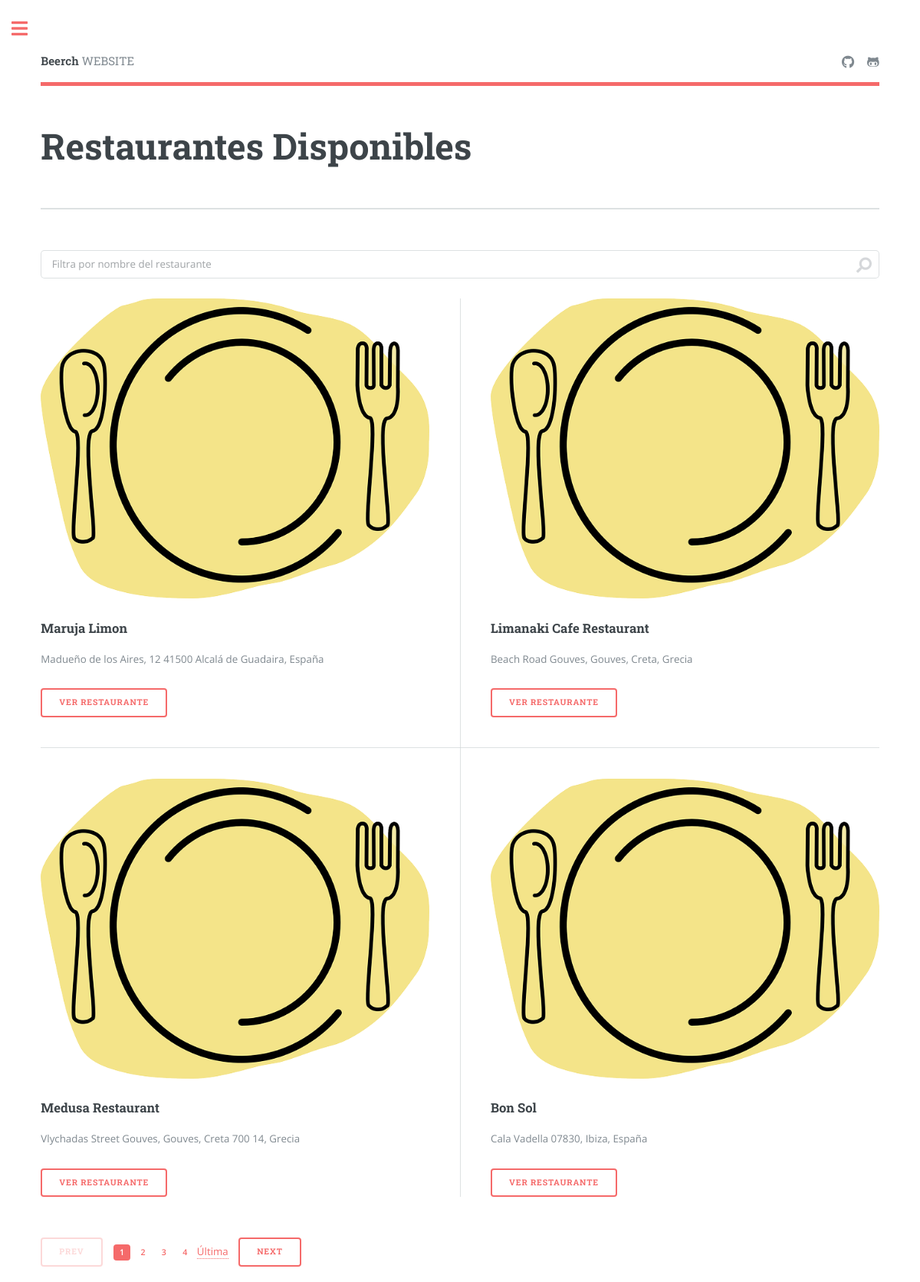
The app's page /restaurants, older data.
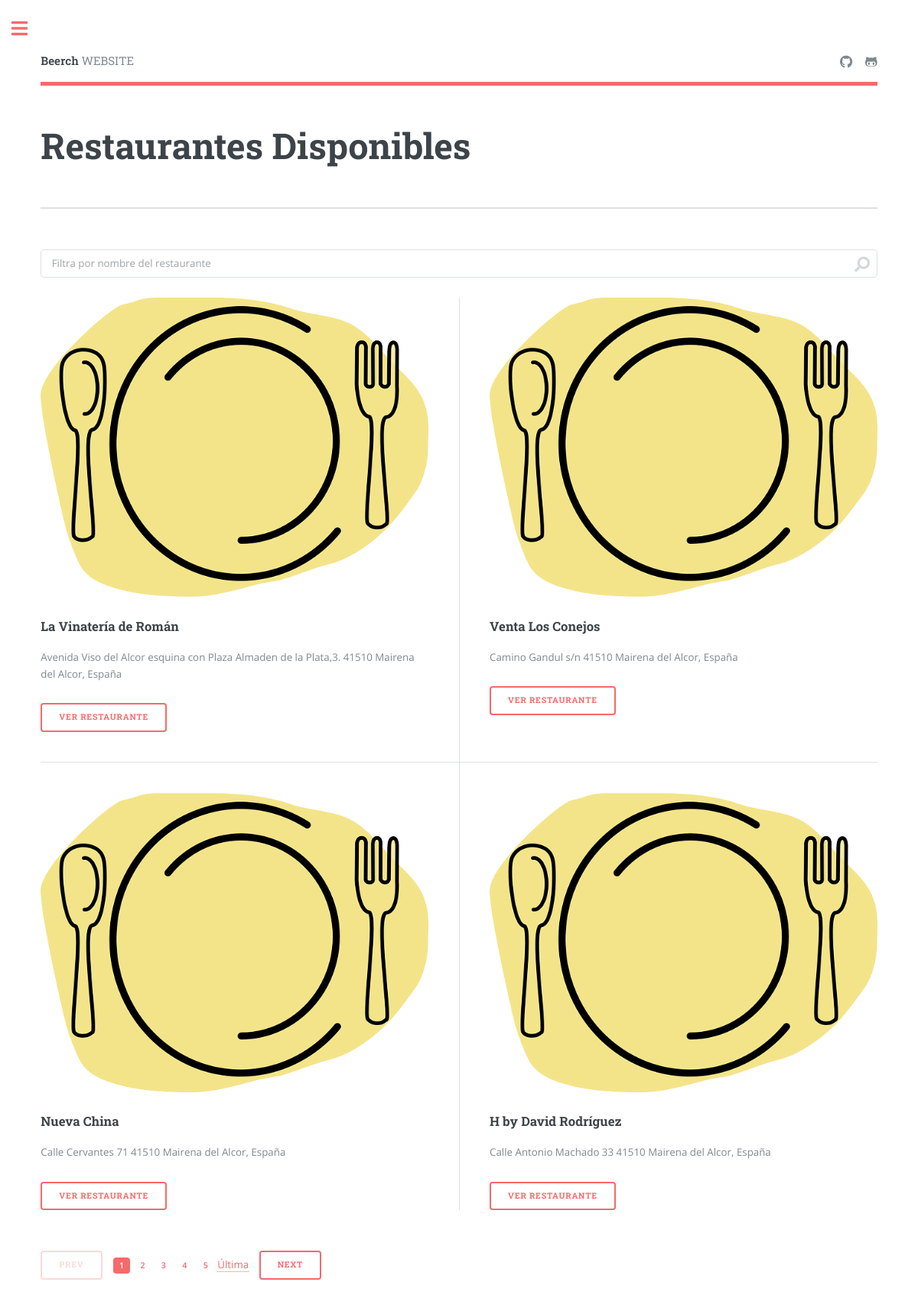
The same page, newer data.
### myapp/models.py (models this page shows, shortened)
class Restaurant(models.Model):
    name = models.CharField(max_length=100)
    town = models.CharField(max_length=100)
    address = models.CharField(max_length=100)
    phone = models.CharField(max_length=100)
    special_diets = models.CharField(max_length=100)
    link = models.URLField(max_length=200,default='https://www.tripadvisor.es')
    categories = models.ManyToManyField(Category)

### myapp/views.py (the view)
# urls.py: path('restaurants', myapp_view.restaurants),
def restaurants(request):
    data = request.POST.get('nameRestaurant', False)
    if data:
        restaurant_list = Restaurant.objects.filter(name__icontains=data)
    else:
        restaurant_list = Restaurant.objects.all()
    page = request.GET.get('page', 1)
    paginator = Paginator(restaurant_list, 4)
    try:
        restaurants = paginator.page(page)
    except PageNotAnInteger:
        restaurants = paginator.page(1)
    except EmptyPage:
        restaurants = paginator.page(paginator.num_pages)
    if data != '':
        placeholder = data
    else:
        placeholder = 'Filtra por nombre del restaurante'
    return render(request, 'restaurants.html', { 'restaurants': restaurants, 'placeholder': placeholder })

### templates/restaurants.html (shortened to what this page needs)
{% load static %}
<!DOCTYPE HTML>
<html>
	<head>
		<link rel="stylesheet" href="{% static 'login_true/css/main.css' %}" />
	</head>
	<body class="is-preload">
			<div id="wrapper">
					<div id="main">
						<div class="inner">
								<header id="header">
									<a href="/" class="logo">
										<strong>Beerch</strong>
										WEBSITE
									</a>
									<ul class="icons">
										<li><a target="blank" href="https://github.com/alvar017" class="icon brands fa-github"><span class="label">GitHub Alvaro</span></a></li>
										<li><a target="blank" href="https://github.com/antoniosp7" class="icon brands fa-github-alt"><span class="label">GitHub Antonio</span></a></li>
									</ul>
								</header>
								<section id="banner">
									<div class="content">
										<header>
											<h1>Restaurantes Disponibles</h1>
										</header>
									</div>
								</section>
								<section>
								<section id="search" class="alt">
									<form method="post" action="restaurants">
										{% if placeholder %}
											<input type="text" name="nameRestaurant" id="nameRestaurant" placeholder="{{ placeholder }}" />
										{% else %}
											<input type="text" name="nameRestaurant" id="nameRestaurant" placeholder="Filtra por nombre del restaurante" />
										{% endif %}
									</form>
								</section>
								<section>
									<div class="posts">
										{% for restaurant in restaurants %}
											<article>
												{% if 'https:' in restaurant.id %}
													<a href="#" class="image"><img src="images/pic01.jpg" alt="" width="100%" height="100%"/></a>
												{% else %}
													<a href="#" class="image"><img src="/static/images/no_photo_restaurant.png" alt="" width="100%" height="100%"/></a>
												{% endif %}
												<h3>{{restaurant.name}}</h3>
												<p>{{restaurant.address}}</p>
												<form method="post" action="restaurant">
													<button type="submit">Ver restaurante</button>
												</form>
											</article>
										{% endfor %}
									</div>
								</section>
								</section>
									<ul class="pagination">
										{% if restaurants.has_previous %}
											<li><a href="?page={{ restaurants.previous_page_number }}" class="button">Prev</a></li>
										{% else %}
											<li><span class="button disabled">Prev</span></li>
										{% endif %}
										{% for i in restaurants.paginator.page_range %}
											{% if restaurants.number == i %}
												<li><a href="#" class="page active">{{ i }}</a></li>
    										{% elif i > restaurants.number|add:'-5' and i < restaurants.number|add:'5' %}
												<li><a href="?page={{ i }}" class="page">{{ i }}</a></li>
											{% endif %}
										{% endfor %}
											{% if restaurants.number|add:'4' > 1 and restaurants.has_next %}
												<li><a href="?page={{ restaurants.number|add:'-5' }}">Última</a></li>
											{% endif %}
										{% if restaurants.has_next %}
											<li><a href="?page={{ restaurants.next_page_number }}" class="button">Next</a></li>
										{% else %}
											<li><span class="button disabled">Next</span></li>
										{% endif %}
									</ul>
						</div>
					</div>
			</div>
	</body>
</html>

Row changes from the older to the newer data that the page shows:
removed Restaurant: name "Maruja Limon", address "Madueño de los Aires, 12 41500 Alcalá de Guadaira, España"
removed Restaurant: name "Limanaki Cafe Restaurant", address "Beach Road Gouves, Gouves, Creta, Grecia"
removed Restaurant: name "Medusa Restaurant", address "Vlychadas Street Gouves, Gouves, Creta 700 14, Grecia"
removed Restaurant: name "Bon Sol", address "Cala Vadella 07830, Ibiza, España"
added Restaurant: name "La Vinatería de Román", address "Avenida Viso del Alcor esquina con Plaza Almaden de la Plata,3. 41510 Mairena del Alcor, España"
added Restaurant: name "Venta Los Conejos", address "Camino Gandul s/n 41510 Mairena del Alcor, España"
added Restaurant: name "Nueva China", address "Calle Cervantes 71 41510 Mairena del Alcor, España"
added Restaurant: name "H by David Rodríguez", address "Calle Antonio Machado 33 41510 Mairena del Alcor, España"
Text that changed along with them:
new list line: "5"
